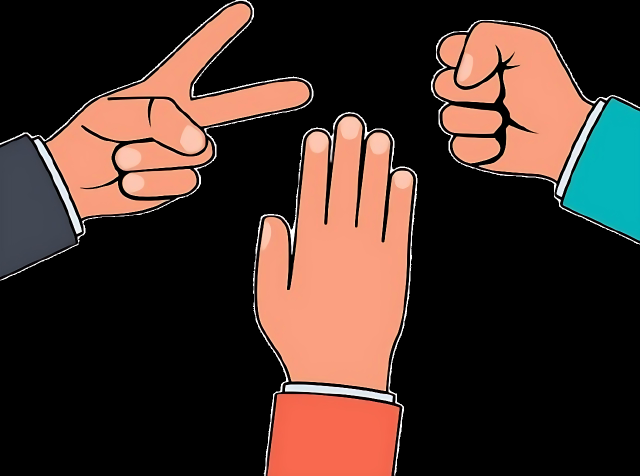
#> input picture Rock-Paper-Scissors-Game-UI/UI/assets/images/home_image.png, 1280 x 952 px (shown at 1/2 size)
$ python -i preprocess.py   (imports and definitions only)
#> lines starting #> are read from the running program, lines starting #| are printed output that depends on the picture; after the words box and inside, x2 and y2 are one past the last pixel; in counts of white or black regions, pixels touching at a corner belong together
#> further down, picture is the input picture: shape (952, 1280, 3); mean B, G, R 41.5, 48.6, 67.5
import cv2
import numpy as np

def detect_skin_rgb(frame):
    frame = cv2.resize(frame, (400, 400))
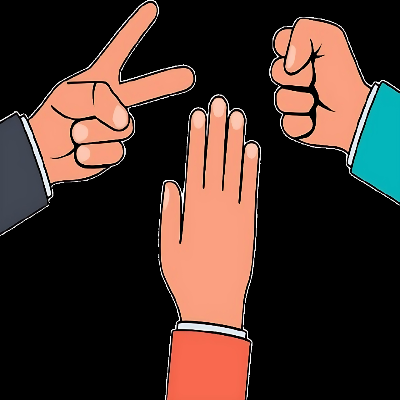
#> frame: shape (400, 400, 3); mean of channels 0, 1, 2 41.5, 48.6, 67.5; drawn as B, G, R
    img = frame.astype(np.uint8)
    R = img[:, :, 2]
    G = img[:, :, 1]
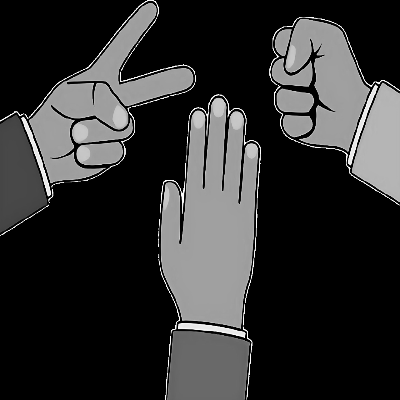
#> G: shape (400, 400); min 0, max 255, mean 48.6
    B = img[:, :, 0]
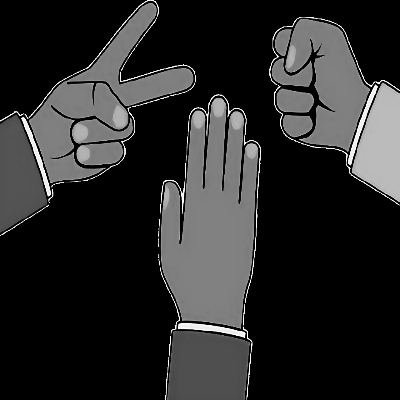
#> B: shape (400, 400); min 0, max 255, mean 41.5

    # Rule 1: Uniform daylight
    rule1 = (
        (R > 95) & (G > 40) & (B > 20) &
        ((np.max(img, axis=2) - np.min(img, axis=2)) > 15) &
        (np.abs(R - G) > 15) & (R > G) & (R > B)
    )
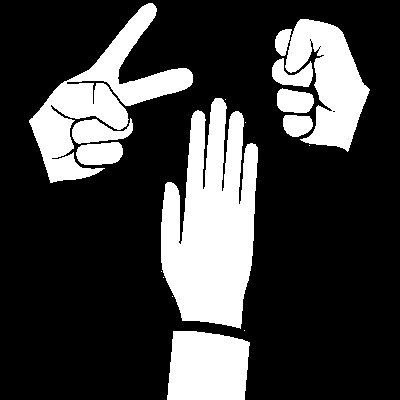
#> rule1: shape (400, 400) bool; 24.7% white; 17 white regions (7 under 20 px), largest, box (x1, y1, x2, y2) and area: (161, 98, 258, 329) 15531, (29, 3, 193, 183) 8787, (285, 19, 370, 152) 6049

    # Rule 2: Flash or side illumination
    rule2 = (
        (R > 220) & (G > 210) & (B > 170) &
        (np.abs(R - G) <= 15) & (B < R) & (B < G)
    )
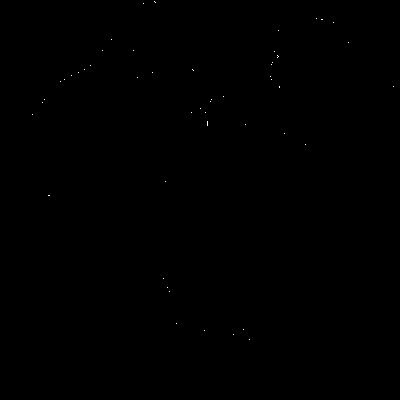
#> rule2: shape (400, 400) bool; 0.04% white in thin lines or dots, all inside (x1, y1, x2, y2) = (32, 1, 394, 340)

    skin_mask = (rule1 | rule2).astype(np.uint8) * 255
    return frame, skin_mask

def clean_mask_with_morphology(mask):
    # Cross-shaped kernel
    kernel_cross = np.array([
        [0, 1, 0],
        [1, 1, 1],
        [0, 1, 0]
    ], dtype=np.uint8)

    kernel_square = np.array([
        [1, 1, 1],
        [1, 1, 1],
        [1, 1, 1]
    ], dtype=np.uint8)

    # Custom dilation kernel
    kernel_dilate = np.array([
        [0, 0, 1, 0, 0],
        [0, 1, 1, 1, 0],
        [1, 1, 1, 1, 1],
        [0, 1, 1, 1, 0],
        [0, 0, 1, 0, 0]
    ], dtype=np.uint8)

    # Open (erosion → dilation)
    opened = cv2.morphologyEx(mask, cv2.MORPH_OPEN, kernel_cross)
#> opened: shape (400, 400); 24.7% white; 11 white regions, largest, box (x1, y1, x2, y2) and area: (161, 98, 258, 328) 15525, (285, 19, 370, 152) 6044, (167, 331, 250, 400) 5097

    dilated = cv2.dilate(opened, kernel_dilate, iterations=1)
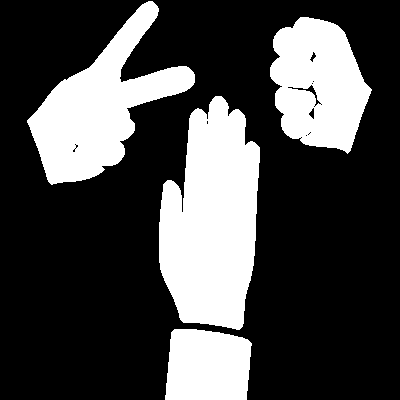
#> dilated: shape (400, 400); 28.2% white; 4 white regions


    return dilated

def extract_largest_contour(mask):
    contours, _ = cv2.findContours(mask.copy(), cv2.RETR_EXTERNAL, cv2.CHAIN_APPROX_SIMPLE)
#> contours = 4 contours; box (x1, y1, x2, y2) and area: (159, 96, 260, 330) 17081, (27, 1, 195, 185) 12182, (270, 17, 372, 154) 9718, (165, 329, 252, 400) 5360
    if not contours:
        return mask, None

    largest = max(contours, key=cv2.contourArea)
#> largest = contour of 182 points, box (x1, y1, x2, y2) (159, 96, 260, 330), area 17081
    clean_mask = np.zeros_like(mask)
    cv2.drawContours(clean_mask, [largest], -1, 255, thickness=cv2.FILLED)
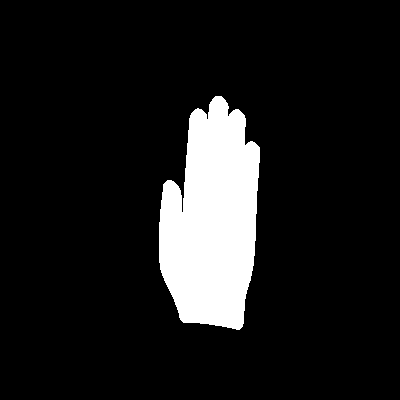
#> clean_mask: shape (400, 400); 10.9% white; 1 white region, box (x1, y1, x2, y2) and area: (159, 96, 260, 330) 17405
    return clean_mask, largest

def preprocess_frame(frame):
    frame, skin_mask = detect_skin_rgb(frame)
    cleaned = clean_mask_with_morphology(skin_mask)
    largest_only, _ = extract_largest_contour(cleaned)
    return frame, skin_mask, largest_only

def get_hand_contours(thresh_img, frame):
    contours, _ = cv2.findContours(thresh_img.copy(), cv2.RETR_EXTERNAL, cv2.CHAIN_APPROX_SIMPLE)
    contoured = frame.copy()
    cv2.drawContours(contoured, contours, -1, (0, 255, 0), 2)
    return contoured

>>> import cv2
>>> picture = cv2.imread('../../Rock-Paper-Scissors-Game-UI/UI/assets/images/home_image.png')
>>> result = preprocess_frame(picture)

$ run again, on Rock-Paper-Scissors-Game-UI/UI/assets/images/paper.png
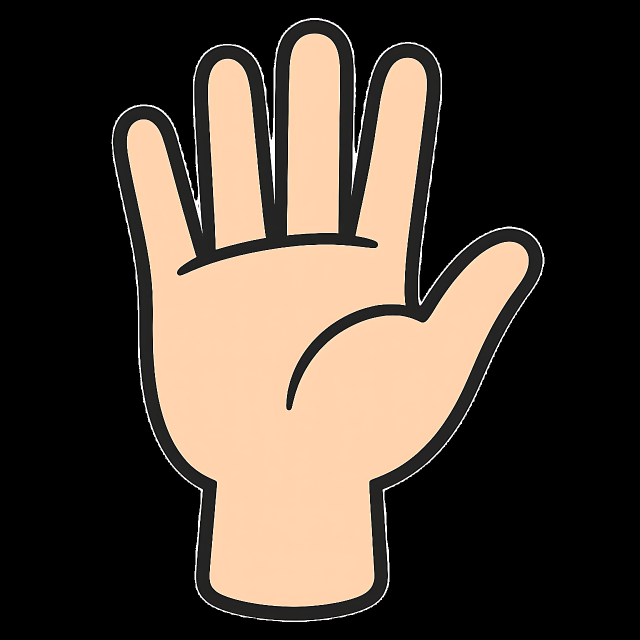
#> input picture Rock-Paper-Scissors-Game-UI/UI/assets/images/paper.png, 1280 x 1280 px (shown at 1/2 size)
#> picture is the input picture: shape (1280, 1280, 3); mean B, G, R 56.2, 66.8, 79.1
#> in detect_skin_rgb, `rule1 = ( (R > 95) & (G > 40) & (B > 20) & ((np.max(img, axis=2) - np...`:
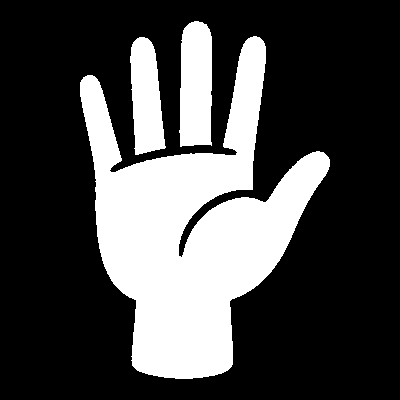
#> rule1: shape (400, 400) bool; 28.1% white; 3 white regions, box (x1, y1, x2, y2) and area: (80, 36, 330, 379) 38190, (179, 21, 212, 147) 3745, (130, 37, 166, 155) 3084
#> rule2: shape (400, 400) bool; 0.36% white in thin lines or dots, all inside (x1, y1, x2, y2) = (71, 21, 330, 383)
#> skin_mask: shape (400, 400); 28.5% white; 24 white regions (21 under 20 px), largest, box (x1, y1, x2, y2) and area: (79, 36, 330, 379) 38590, (179, 21, 212, 147) 3830, (130, 37, 166, 156) 3156
#> opened: shape (400, 400); 28.5% white; 3 white regions, box (x1, y1, x2, y2) and area: (79, 36, 330, 379) 38587, (179, 21, 212, 147) 3827, (130, 37, 166, 156) 3154
#> dilated: shape (400, 400); 31% white; 3 white regions
#> contours = 3 contours; box (x1, y1, x2, y2) and area: (77, 34, 332, 381) 40726, (177, 19, 214, 149) 4270, (128, 35, 168, 158) 3560
#> largest = contour of 608 points, box (x1, y1, x2, y2) (77, 34, 332, 381), area 40726
#> in extract_largest_contour, `cv2.drawContours(clean_mask, [largest], -1, 255, thickness=cv2.FILLED)`:
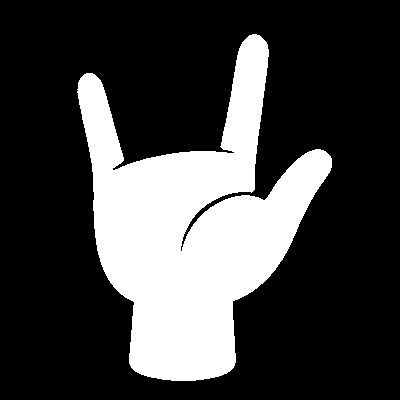
#> clean_mask: shape (400, 400); 25.9% white; 1 white region, box (x1, y1, x2, y2) and area: (77, 34, 332, 381) 41432
